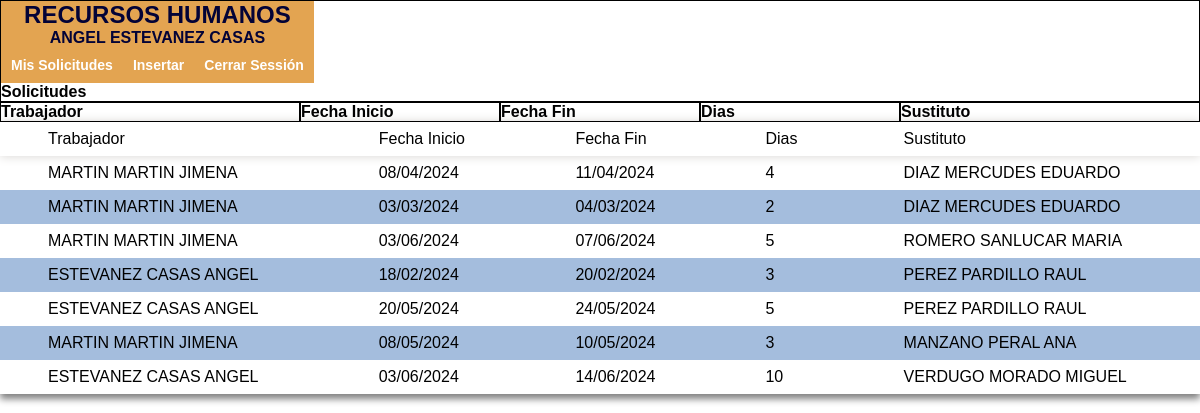
Page /apps/sustituciones-DIV.php (signed in) on the committed database.
### tables this page shows
CREATE TABLE IF NOT EXISTS `personal` (
  `idPersonal` int(11) NOT NULL AUTO_INCREMENT,
  `apellidos` varchar(45) NOT NULL,
  `nombre` varchar(20) NOT NULL,
  `fecNac` date NOT NULL,
  `idCategoria` int(11) NOT NULL,
  PRIMARY KEY (`idPersonal`),
  KEY `fk_Personal_Categoria1` (`idCategoria`),
  CONSTRAINT `fk_Personal_Categoria1` FOREIGN KEY (`idCategoria`) REFERENCES `categoria` (`idCategoria`) ON DELETE NO ACTION ON UPDATE NO ACTION
);

CREATE TABLE IF NOT EXISTS `solicitud` (
  `idSolicitud` int(11) NOT NULL AUTO_INCREMENT,
  `fecSolicitud` date NOT NULL,
  `fecInicial` date NOT NULL,
  `fecFinal` date NOT NULL,
  `diasSolicitados` int(11) NOT NULL,
  `autorizado` tinyint(4) DEFAULT 0,
  `sustituto` tinyint(4) DEFAULT 0,
  `idPersonal` int(11) NOT NULL,
  PRIMARY KEY (`idSolicitud`),
  KEY `fk_Solicitudes_Personal1` (`idPersonal`),
  CONSTRAINT `fk_Solicitudes_Personal1` FOREIGN KEY (`idPersonal`) REFERENCES `personal` (`idPersonal`) ON DELETE NO ACTION ON UPDATE NO ACTION
);

CREATE TABLE IF NOT EXISTS `sustituto` (
  `idSustituto` int(11) NOT NULL AUTO_INCREMENT,
  `apellidos` varchar(45) NOT NULL,
  `nombre` varchar(20) NOT NULL,
  `fecNac` date NOT NULL,
  `idCategoria` int(11) NOT NULL,
  PRIMARY KEY (`idSustituto`),
  KEY `fk_Sustituto_Categoria1` (`idCategoria`),
  CONSTRAINT `fk_Sustituto_Categoria1` FOREIGN KEY (`idCategoria`) REFERENCES `categoria` (`idCategoria`) ON DELETE NO ACTION ON UPDATE NO ACTION
);

### recursos/funciones.php (called while the page is built, shortened)
<?php
   function MostrarFecha ($Fecha)
   {
	   $dia=substr($Fecha, 8, 2);
	   $mes=substr($Fecha, 5, 2);
	   $ano=substr($Fecha, 0, 4);
	   $Fecha=$dia."/".$mes."/".$ano;
	   return $Fecha;
   }
?>

### apps/sustituciones-DIV.php (the view, shortened to what this page needs)
<?php session_start();
  include("../recursos/funciones.php");
?>
<!DOCTYPE html>
<html lang="es">
<head>
	<link rel="stylesheet" href="../recursos/estilos.css">
</head>
<body>
<div class="container">
  <div class="fila">
	  <div class="col-lg-12 col-md-12 col-sm-12 col-xs-12" style="font-weight:bold">
        <?php include("menu.php");?>
		<p>Solicitudes</p>
      </div>
  </div>
  <div class="fila">
	<div class="col-lg-3 col-md-3 col-sm-3 col-xs-12" style="font-weight:bold">
		Trabajador
	</div>
	<div class="col-lg-2 col-md-2 col-sm-2 col-xs-12" style="font-weight:bold">
		Fecha Inicio
	</div>
	<div class="col-lg-2 col-md-2 col-sm-2 col-xs-12" style="font-weight:bold">
		Fecha Fin
	</div>
	<div class="col-lg-2 col-md-2 col-sm-2 col-xs-12" style="font-weight:bold">
		Dias
	</div>
	<div class="col-lg-3 col-md-3 col-sm-3 col-xs-12" style="font-weight:bold">
		Sustituto
	</div>
  </div>
   <table style="width: 100%;">
			<thead>
				<tr>
					<td>Trabajador</td></td><td>Fecha Inicio</td><td>Fecha Fin</td><td>Dias</td><td>Sustituto</td>
				</tr>
			</thead>
			<?php
				$sql="select s.idSolicitud, s.idPersonal, p.apellidos AS apeTrab, p.nombre AS nomTrab, su.apellidos as apeSust, su.nombre as nomSust, s.fecInicial, s.fecFinal, s.diasSolicitados from solicitud s, personal p, sustituto su, solicitud_has_sustituto h where s.idPersonal=p.idPersonal and h.idSolicitud=s.idSolicitud and h.idSustituto=su.idSustituto";
				include("../recursos/con_mysql.php");
				$tabla=$db->query($sql);
				echo "<tbody>";
				while ( $registro=$tabla->fetch_assoc() ) {
					echo "<tr><td>".$registro["apeTrab"].' '.$registro["nomTrab"]."</td>";
					echo "<td>".MostrarFecha($registro["fecInicial"])."</td><td>".MostrarFecha($registro["fecFinal"])."</td><td>".$registro["diasSolicitados"]."</td>";
					echo "<td>".$registro["apeSust"].' '.$registro["nomSust"]."</td>";
				}
				echo "</tbody>";
			?>
		</table>
    </div>
</body>
</html>

### apps/menu.php (shortened to what this page needs)
<!DOCTYPE html>
<html lang="es">
<head>
	<link rel="stylesheet" href="../recursos/estilos.css">
</head>
<body>
  <div class="container">
    <header>
        <h2>RECURSOS HUMANOS</h2>
        <?php include('../recursos/con_mysql.php');
            $sql="SELECT nombre, apellidos FROM personal where idPersonal=".$_SESSION['idPersonal'];
            $tabla= $db->query($sql);
            $rows=$tabla->fetch_assoc();
            echo "<p>".$rows["nombre"].' '.$rows["apellidos"];
        ?>
        <nav>
            <?php
                if ($_SESSION['acceso']==1) {
                 echo "<ul>";
                   echo "<li><a href='misSolicitudes.php'>Mis Solicitudes</a></li>";
                   echo "<li><a href='insertarSolicitud.php'>Insertar</a></li>";
                }
                elseif ($_SESSION['acceso']==2) {
                    echo "<ul>";
                        echo "<li><a href='misSolicitudes.php'>Mis Solicitudes</a></li>";
                        echo "<li><a href='insertarSolicitud.php'>Insertar</a></li>";
                        echo "<li><a href='autorizadas.php'>Solicitudes Autorizadas</a></li>";
                }
                elseif ($_SESSION['acceso']==3) {
                    echo "<ul>";
                        echo "<li><a href='pendientes.php'>Solicitudes Pendientes</a></li>";
                        echo "<li><a href='sustituciones.php'>Sustituciones</a></li>";
                        echo "<li><a href='explotacion.php'>Informes</a></li>";
                }
                echo "<li><a href='../cerrarSesion.php'>Cerrar Sessión</a></li>";
                echo "</ul>";
            ?>
        </nav>
    </header>
  </div>
</body>
</html>

### recursos/estilos.css (style rules this page uses)
* { margin:0px; padding:0px; list-style: none; text-decoration: none; font-family: sans-serif; box-sizing: border-box; }
.container { position:relative; margin:auto; width:100%; height: auto; DISPLAY: FLEX; FLEX-WRAP: WRAP; }
.fila { position:relative; margin:auto; width:100%; height: auto; clear:both; display:table; }
[class*="col-"] { float:left; border:1px solid black; padding:0px; }
@media (min-width:1200px) { .col-lg-12 { width:100%; } }
@media (min-width:1200px) { .col-lg-3 { width: 25%; } }
@media (min-width:1200px) { .col-lg-2 { width: 16.66666667%; } }
header { background: rgba(215, 126, 8, 0.7); text-align: center; color:rgb(3, 3, 55); }
nav ul { list-style: none; overflow: hidden; }
nav ul li { float: left; font-family: Arial, sans-serif; font-size: 14px; }
nav ul li a { display: block; padding: 10px; color: #fff; text-decoration: none; }
table { border-collapse: collapse; width: 100%; box-shadow: 0 5px 7px gray; }
thead { box-shadow: 0px 0px 10px rgb(215, 212, 209); }
td { padding: 0.5rem 3rem; font-size: 1rem; }
tr:nth-child(even) { background-color: #a4bddd; }

### rows in the picture
personal: nombre "ANGEL", apellidos "ESTEVANEZ CASAS"
solicitud: idPersonal.apellidos "MARTIN MARTIN", idPersonal.nombre "JIMENA", fecInicial "08/04/2024", fecFinal "11/04/2024", diasSolicitados "4", sustituto.apellidos "DIAZ MERCUDES", sustituto.nombre "EDUARDO"
solicitud: idPersonal.apellidos "MARTIN MARTIN", idPersonal.nombre "JIMENA", fecInicial "03/03/2024", fecFinal "04/03/2024", diasSolicitados "2", sustituto.apellidos "DIAZ MERCUDES", sustituto.nombre "EDUARDO"
solicitud: idPersonal.apellidos "MARTIN MARTIN", idPersonal.nombre "JIMENA", fecInicial "03/06/2024", fecFinal "07/06/2024", diasSolicitados "5", sustituto.apellidos "ROMERO SANLUCAR", sustituto.nombre "MARIA"
solicitud: idPersonal.apellidos "ESTEVANEZ CASAS", idPersonal.nombre "ANGEL", fecInicial "18/02/2024", fecFinal "20/02/2024", diasSolicitados "3", sustituto.apellidos "PEREZ PARDILLO", sustituto.nombre "RAUL"
solicitud: idPersonal.apellidos "ESTEVANEZ CASAS", idPersonal.nombre "ANGEL", fecInicial "20/05/2024", fecFinal "24/05/2024", diasSolicitados "5", sustituto.apellidos "PEREZ PARDILLO", sustituto.nombre "RAUL"
solicitud: idPersonal.apellidos "MARTIN MARTIN", idPersonal.nombre "JIMENA", fecInicial "08/05/2024", fecFinal "10/05/2024", diasSolicitados "3", sustituto.apellidos "MANZANO PERAL", sustituto.nombre "ANA"
solicitud: idPersonal.apellidos "ESTEVANEZ CASAS", idPersonal.nombre "ANGEL", fecInicial "03/06/2024", fecFinal "14/06/2024", diasSolicitados "10", sustituto.apellidos "VERDUGO MORADO", sustituto.nombre "MIGUEL"
